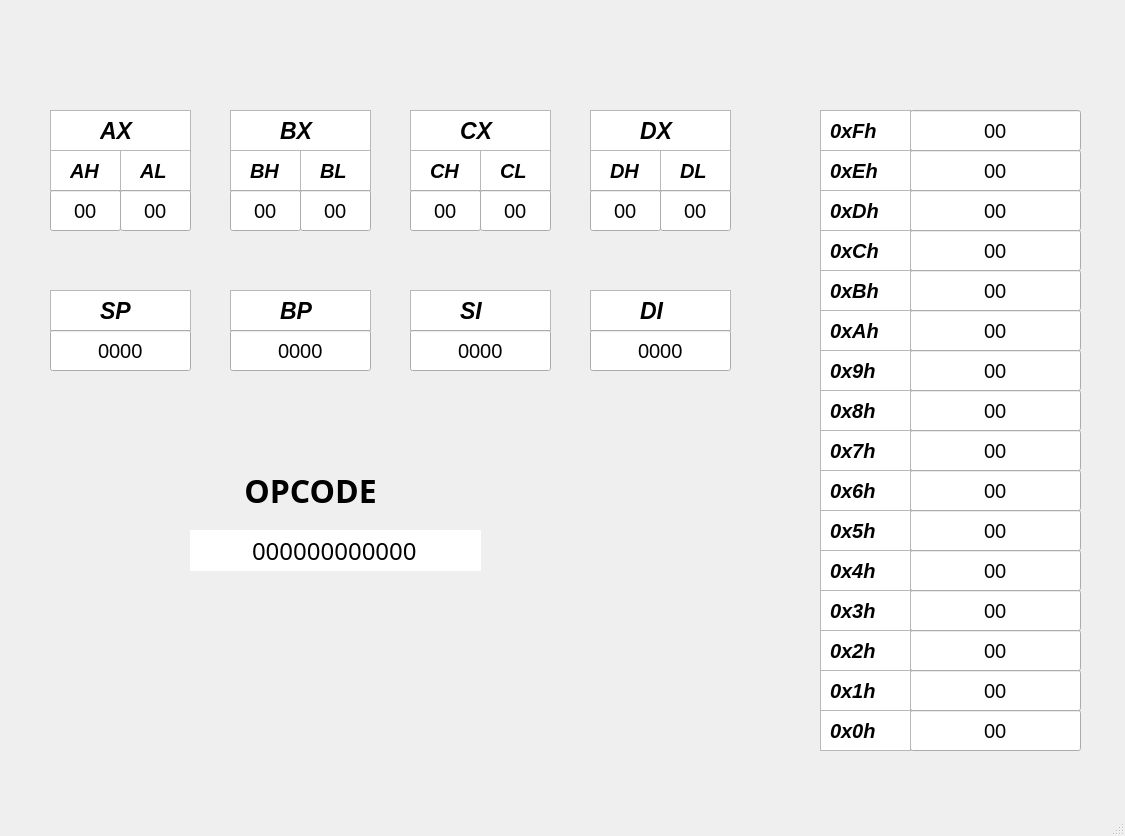
<?xml version="1.0" encoding="UTF-8"?>
<ui version="4.0">
 <class>MainWindow</class>
 <widget class="QMainWindow" name="MainWindow">
  <property name="geometry">
   <rect>
    <x>0</x>
    <y>0</y>
    <width>1125</width>
    <height>836</height>
   </rect>
  </property>
  <property name="font">
   <font>
    <italic>false</italic>
   </font>
  </property>
  <property name="windowTitle">
   <string>MainWindow</string>
  </property>
  <widget class="QWidget" name="centralwidget">
   <widget class="QGraphicsView" name="graphicsView">
    <property name="geometry">
     <rect>
      <x>50</x>
      <y>110</y>
      <width>141</width>
      <height>41</height>
     </rect>
    </property>
   </widget>
   <widget class="QLabel" name="label">
    <property name="geometry">
     <rect>
      <x>100</x>
      <y>110</y>
      <width>61</width>
      <height>41</height>
     </rect>
    </property>
    <property name="font">
     <font>
      <family>MS Sans Serif</family>
      <pointsize>17</pointsize>
      <weight>75</weight>
      <italic>true</italic>
      <bold>true</bold>
     </font>
    </property>
    <property name="text">
     <string>AX</string>
    </property>
   </widget>
   <widget class="QGraphicsView" name="graphicsView_2">
    <property name="geometry">
     <rect>
      <x>50</x>
      <y>150</y>
      <width>71</width>
      <height>41</height>
     </rect>
    </property>
    <property name="font">
     <font>
      <family>MS Sans Serif</family>
      <pointsize>15</pointsize>
      <weight>75</weight>
      <bold>true</bold>
     </font>
    </property>
    <property name="contextMenuPolicy">
     <enum>Qt::NoContextMenu</enum>
    </property>
   </widget>
   <widget class="QGraphicsView" name="graphicsView_3">
    <property name="geometry">
     <rect>
      <x>120</x>
      <y>150</y>
      <width>71</width>
      <height>41</height>
     </rect>
    </property>
   </widget>
   <widget class="QLabel" name="label_3">
    <property name="geometry">
     <rect>
      <x>70</x>
      <y>150</y>
      <width>51</width>
      <height>41</height>
     </rect>
    </property>
    <property name="font">
     <font>
      <family>MS Sans Serif</family>
      <pointsize>15</pointsize>
      <weight>75</weight>
      <italic>true</italic>
      <bold>true</bold>
     </font>
    </property>
    <property name="text">
     <string>AH</string>
    </property>
   </widget>
   <widget class="QLabel" name="label_4">
    <property name="geometry">
     <rect>
      <x>140</x>
      <y>150</y>
      <width>51</width>
      <height>41</height>
     </rect>
    </property>
    <property name="font">
     <font>
      <family>MS Sans Serif</family>
      <pointsize>15</pointsize>
      <weight>75</weight>
      <italic>true</italic>
      <bold>true</bold>
     </font>
    </property>
    <property name="text">
     <string>AL</string>
    </property>
   </widget>
   <widget class="QLineEdit" name="lineEdit">
    <property name="geometry">
     <rect>
      <x>50</x>
      <y>190</y>
      <width>71</width>
      <height>41</height>
     </rect>
    </property>
    <property name="font">
     <font>
      <family>MS Sans Serif</family>
      <pointsize>15</pointsize>
     </font>
    </property>
    <property name="cursor">
     <cursorShape>ArrowCursor</cursorShape>
    </property>
    <property name="text">
     <string>00</string>
    </property>
    <property name="alignment">
     <set>Qt::AlignCenter</set>
    </property>
    <property name="readOnly">
     <bool>true</bool>
    </property>
   </widget>
   <widget class="QLineEdit" name="lineEdit_2">
    <property name="geometry">
     <rect>
      <x>120</x>
      <y>190</y>
      <width>71</width>
      <height>41</height>
     </rect>
    </property>
    <property name="font">
     <font>
      <family>MS Sans Serif</family>
      <pointsize>15</pointsize>
     </font>
    </property>
    <property name="cursor">
     <cursorShape>ArrowCursor</cursorShape>
    </property>
    <property name="text">
     <string>00</string>
    </property>
    <property name="alignment">
     <set>Qt::AlignCenter</set>
    </property>
    <property name="readOnly">
     <bool>true</bool>
    </property>
   </widget>
   <widget class="QGraphicsView" name="graphicsView_4">
    <property name="geometry">
     <rect>
      <x>230</x>
      <y>110</y>
      <width>141</width>
      <height>41</height>
     </rect>
    </property>
   </widget>
   <widget class="QGraphicsView" name="graphicsView_5">
    <property name="geometry">
     <rect>
      <x>410</x>
      <y>110</y>
      <width>141</width>
      <height>41</height>
     </rect>
    </property>
   </widget>
   <widget class="QGraphicsView" name="graphicsView_6">
    <property name="geometry">
     <rect>
      <x>50</x>
      <y>290</y>
      <width>141</width>
      <height>41</height>
     </rect>
    </property>
   </widget>
   <widget class="QGraphicsView" name="graphicsView_7">
    <property name="geometry">
     <rect>
      <x>590</x>
      <y>110</y>
      <width>141</width>
      <height>41</height>
     </rect>
    </property>
   </widget>
   <widget class="QGraphicsView" name="graphicsView_8">
    <property name="geometry">
     <rect>
      <x>410</x>
      <y>290</y>
      <width>141</width>
      <height>41</height>
     </rect>
    </property>
   </widget>
   <widget class="QGraphicsView" name="graphicsView_9">
    <property name="geometry">
     <rect>
      <x>230</x>
      <y>290</y>
      <width>141</width>
      <height>41</height>
     </rect>
    </property>
   </widget>
   <widget class="QGraphicsView" name="graphicsView_10">
    <property name="geometry">
     <rect>
      <x>590</x>
      <y>290</y>
      <width>141</width>
      <height>41</height>
     </rect>
    </property>
   </widget>
   <widget class="QLabel" name="label_2">
    <property name="geometry">
     <rect>
      <x>280</x>
      <y>110</y>
      <width>61</width>
      <height>41</height>
     </rect>
    </property>
    <property name="font">
     <font>
      <family>MS Sans Serif</family>
      <pointsize>17</pointsize>
      <weight>75</weight>
      <italic>true</italic>
      <bold>true</bold>
     </font>
    </property>
    <property name="text">
     <string>BX</string>
    </property>
   </widget>
   <widget class="QLabel" name="label_5">
    <property name="geometry">
     <rect>
      <x>460</x>
      <y>110</y>
      <width>61</width>
      <height>41</height>
     </rect>
    </property>
    <property name="font">
     <font>
      <family>MS Sans Serif</family>
      <pointsize>17</pointsize>
      <weight>75</weight>
      <italic>true</italic>
      <bold>true</bold>
     </font>
    </property>
    <property name="text">
     <string>CX</string>
    </property>
   </widget>
   <widget class="QLabel" name="label_6">
    <property name="geometry">
     <rect>
      <x>640</x>
      <y>110</y>
      <width>61</width>
      <height>41</height>
     </rect>
    </property>
    <property name="font">
     <font>
      <family>MS Sans Serif</family>
      <pointsize>17</pointsize>
      <weight>75</weight>
      <italic>true</italic>
      <bold>true</bold>
     </font>
    </property>
    <property name="text">
     <string>DX</string>
    </property>
   </widget>
   <widget class="QLabel" name="label_7">
    <property name="geometry">
     <rect>
      <x>100</x>
      <y>290</y>
      <width>61</width>
      <height>41</height>
     </rect>
    </property>
    <property name="font">
     <font>
      <family>MS Sans Serif</family>
      <pointsize>17</pointsize>
      <weight>75</weight>
      <italic>true</italic>
      <bold>true</bold>
     </font>
    </property>
    <property name="text">
     <string>SP</string>
    </property>
   </widget>
   <widget class="QLabel" name="label_8">
    <property name="geometry">
     <rect>
      <x>280</x>
      <y>290</y>
      <width>61</width>
      <height>41</height>
     </rect>
    </property>
    <property name="font">
     <font>
      <family>MS Sans Serif</family>
      <pointsize>17</pointsize>
      <weight>75</weight>
      <italic>true</italic>
      <bold>true</bold>
     </font>
    </property>
    <property name="text">
     <string>BP</string>
    </property>
   </widget>
   <widget class="QLabel" name="label_9">
    <property name="geometry">
     <rect>
      <x>460</x>
      <y>290</y>
      <width>61</width>
      <height>41</height>
     </rect>
    </property>
    <property name="font">
     <font>
      <family>MS Sans Serif</family>
      <pointsize>17</pointsize>
      <weight>75</weight>
      <italic>true</italic>
      <bold>true</bold>
     </font>
    </property>
    <property name="text">
     <string>SI</string>
    </property>
   </widget>
   <widget class="QLabel" name="label_10">
    <property name="geometry">
     <rect>
      <x>640</x>
      <y>290</y>
      <width>61</width>
      <height>41</height>
     </rect>
    </property>
    <property name="font">
     <font>
      <family>MS Sans Serif</family>
      <pointsize>17</pointsize>
      <weight>75</weight>
      <italic>true</italic>
      <bold>true</bold>
     </font>
    </property>
    <property name="text">
     <string>DI</string>
    </property>
   </widget>
   <widget class="QGraphicsView" name="graphicsView_11">
    <property name="geometry">
     <rect>
      <x>300</x>
      <y>150</y>
      <width>71</width>
      <height>41</height>
     </rect>
    </property>
    <property name="font">
     <font>
      <family>MS Sans Serif</family>
      <pointsize>15</pointsize>
      <weight>75</weight>
      <bold>true</bold>
     </font>
    </property>
    <property name="contextMenuPolicy">
     <enum>Qt::NoContextMenu</enum>
    </property>
   </widget>
   <widget class="QGraphicsView" name="graphicsView_12">
    <property name="geometry">
     <rect>
      <x>230</x>
      <y>150</y>
      <width>71</width>
      <height>41</height>
     </rect>
    </property>
    <property name="font">
     <font>
      <family>MS Sans Serif</family>
      <pointsize>15</pointsize>
      <weight>75</weight>
      <italic>true</italic>
      <bold>true</bold>
     </font>
    </property>
    <property name="contextMenuPolicy">
     <enum>Qt::NoContextMenu</enum>
    </property>
   </widget>
   <widget class="QGraphicsView" name="graphicsView_13">
    <property name="geometry">
     <rect>
      <x>410</x>
      <y>150</y>
      <width>71</width>
      <height>41</height>
     </rect>
    </property>
    <property name="font">
     <font>
      <family>MS Sans Serif</family>
      <pointsize>15</pointsize>
      <weight>75</weight>
      <bold>true</bold>
     </font>
    </property>
    <property name="contextMenuPolicy">
     <enum>Qt::NoContextMenu</enum>
    </property>
   </widget>
   <widget class="QGraphicsView" name="graphicsView_14">
    <property name="geometry">
     <rect>
      <x>480</x>
      <y>150</y>
      <width>71</width>
      <height>41</height>
     </rect>
    </property>
    <property name="font">
     <font>
      <family>MS Sans Serif</family>
      <pointsize>15</pointsize>
      <weight>75</weight>
      <bold>true</bold>
     </font>
    </property>
    <property name="contextMenuPolicy">
     <enum>Qt::NoContextMenu</enum>
    </property>
   </widget>
   <widget class="QGraphicsView" name="graphicsView_15">
    <property name="geometry">
     <rect>
      <x>590</x>
      <y>150</y>
      <width>71</width>
      <height>41</height>
     </rect>
    </property>
    <property name="font">
     <font>
      <family>MS Sans Serif</family>
      <pointsize>15</pointsize>
      <weight>75</weight>
      <bold>true</bold>
     </font>
    </property>
    <property name="contextMenuPolicy">
     <enum>Qt::NoContextMenu</enum>
    </property>
   </widget>
   <widget class="QGraphicsView" name="graphicsView_16">
    <property name="geometry">
     <rect>
      <x>660</x>
      <y>150</y>
      <width>71</width>
      <height>41</height>
     </rect>
    </property>
    <property name="font">
     <font>
      <family>MS Sans Serif</family>
      <pointsize>15</pointsize>
      <weight>75</weight>
      <bold>true</bold>
     </font>
    </property>
    <property name="contextMenuPolicy">
     <enum>Qt::NoContextMenu</enum>
    </property>
   </widget>
   <widget class="QLabel" name="label_11">
    <property name="geometry">
     <rect>
      <x>250</x>
      <y>150</y>
      <width>51</width>
      <height>41</height>
     </rect>
    </property>
    <property name="font">
     <font>
      <family>MS Sans Serif</family>
      <pointsize>15</pointsize>
      <weight>75</weight>
      <italic>true</italic>
      <bold>true</bold>
     </font>
    </property>
    <property name="text">
     <string>BH</string>
    </property>
   </widget>
   <widget class="QLabel" name="label_12">
    <property name="geometry">
     <rect>
      <x>320</x>
      <y>150</y>
      <width>51</width>
      <height>41</height>
     </rect>
    </property>
    <property name="font">
     <font>
      <family>MS Sans Serif</family>
      <pointsize>15</pointsize>
      <weight>75</weight>
      <italic>true</italic>
      <bold>true</bold>
     </font>
    </property>
    <property name="text">
     <string>BL</string>
    </property>
   </widget>
   <widget class="QLabel" name="label_13">
    <property name="geometry">
     <rect>
      <x>430</x>
      <y>150</y>
      <width>51</width>
      <height>41</height>
     </rect>
    </property>
    <property name="font">
     <font>
      <family>MS Sans Serif</family>
      <pointsize>15</pointsize>
      <weight>75</weight>
      <italic>true</italic>
      <bold>true</bold>
     </font>
    </property>
    <property name="text">
     <string>CH</string>
    </property>
   </widget>
   <widget class="QLabel" name="label_14">
    <property name="geometry">
     <rect>
      <x>500</x>
      <y>150</y>
      <width>51</width>
      <height>41</height>
     </rect>
    </property>
    <property name="font">
     <font>
      <family>MS Sans Serif</family>
      <pointsize>15</pointsize>
      <weight>75</weight>
      <italic>true</italic>
      <bold>true</bold>
     </font>
    </property>
    <property name="text">
     <string>CL</string>
    </property>
   </widget>
   <widget class="QLabel" name="label_15">
    <property name="geometry">
     <rect>
      <x>610</x>
      <y>150</y>
      <width>51</width>
      <height>41</height>
     </rect>
    </property>
    <property name="font">
     <font>
      <family>MS Sans Serif</family>
      <pointsize>15</pointsize>
      <weight>75</weight>
      <italic>true</italic>
      <bold>true</bold>
     </font>
    </property>
    <property name="text">
     <string>DH</string>
    </property>
   </widget>
   <widget class="QLabel" name="label_16">
    <property name="geometry">
     <rect>
      <x>680</x>
      <y>150</y>
      <width>51</width>
      <height>41</height>
     </rect>
    </property>
    <property name="font">
     <font>
      <family>MS Sans Serif</family>
      <pointsize>15</pointsize>
      <weight>75</weight>
      <italic>true</italic>
      <bold>true</bold>
     </font>
    </property>
    <property name="text">
     <string>DL</string>
    </property>
   </widget>
   <widget class="QLineEdit" name="lineEdit_3">
    <property name="geometry">
     <rect>
      <x>230</x>
      <y>190</y>
      <width>71</width>
      <height>41</height>
     </rect>
    </property>
    <property name="font">
     <font>
      <family>MS Sans Serif</family>
      <pointsize>15</pointsize>
     </font>
    </property>
    <property name="cursor">
     <cursorShape>ArrowCursor</cursorShape>
    </property>
    <property name="text">
     <string>00</string>
    </property>
    <property name="alignment">
     <set>Qt::AlignCenter</set>
    </property>
    <property name="readOnly">
     <bool>true</bool>
    </property>
   </widget>
   <widget class="QLineEdit" name="lineEdit_4">
    <property name="geometry">
     <rect>
      <x>300</x>
      <y>190</y>
      <width>71</width>
      <height>41</height>
     </rect>
    </property>
    <property name="font">
     <font>
      <family>MS Sans Serif</family>
      <pointsize>15</pointsize>
     </font>
    </property>
    <property name="cursor">
     <cursorShape>ArrowCursor</cursorShape>
    </property>
    <property name="text">
     <string>00</string>
    </property>
    <property name="alignment">
     <set>Qt::AlignCenter</set>
    </property>
    <property name="readOnly">
     <bool>true</bool>
    </property>
   </widget>
   <widget class="QLineEdit" name="lineEdit_5">
    <property name="geometry">
     <rect>
      <x>410</x>
      <y>190</y>
      <width>71</width>
      <height>41</height>
     </rect>
    </property>
    <property name="font">
     <font>
      <family>MS Sans Serif</family>
      <pointsize>15</pointsize>
     </font>
    </property>
    <property name="cursor">
     <cursorShape>ArrowCursor</cursorShape>
    </property>
    <property name="text">
     <string>00</string>
    </property>
    <property name="alignment">
     <set>Qt::AlignCenter</set>
    </property>
    <property name="readOnly">
     <bool>true</bool>
    </property>
   </widget>
   <widget class="QLineEdit" name="lineEdit_6">
    <property name="geometry">
     <rect>
      <x>480</x>
      <y>190</y>
      <width>71</width>
      <height>41</height>
     </rect>
    </property>
    <property name="font">
     <font>
      <family>MS Sans Serif</family>
      <pointsize>15</pointsize>
     </font>
    </property>
    <property name="cursor">
     <cursorShape>ArrowCursor</cursorShape>
    </property>
    <property name="text">
     <string>00</string>
    </property>
    <property name="alignment">
     <set>Qt::AlignCenter</set>
    </property>
    <property name="readOnly">
     <bool>true</bool>
    </property>
   </widget>
   <widget class="QLineEdit" name="lineEdit_7">
    <property name="geometry">
     <rect>
      <x>590</x>
      <y>190</y>
      <width>71</width>
      <height>41</height>
     </rect>
    </property>
    <property name="font">
     <font>
      <family>MS Sans Serif</family>
      <pointsize>15</pointsize>
     </font>
    </property>
    <property name="cursor">
     <cursorShape>ArrowCursor</cursorShape>
    </property>
    <property name="text">
     <string>00</string>
    </property>
    <property name="alignment">
     <set>Qt::AlignCenter</set>
    </property>
    <property name="readOnly">
     <bool>true</bool>
    </property>
   </widget>
   <widget class="QLineEdit" name="lineEdit_8">
    <property name="geometry">
     <rect>
      <x>660</x>
      <y>190</y>
      <width>71</width>
      <height>41</height>
     </rect>
    </property>
    <property name="font">
     <font>
      <family>MS Sans Serif</family>
      <pointsize>15</pointsize>
     </font>
    </property>
    <property name="cursor">
     <cursorShape>ArrowCursor</cursorShape>
    </property>
    <property name="text">
     <string>00</string>
    </property>
    <property name="alignment">
     <set>Qt::AlignCenter</set>
    </property>
    <property name="readOnly">
     <bool>true</bool>
    </property>
   </widget>
   <widget class="QLineEdit" name="lineEdit_9">
    <property name="geometry">
     <rect>
      <x>50</x>
      <y>330</y>
      <width>141</width>
      <height>41</height>
     </rect>
    </property>
    <property name="font">
     <font>
      <family>MS Sans Serif</family>
      <pointsize>15</pointsize>
     </font>
    </property>
    <property name="cursor">
     <cursorShape>ArrowCursor</cursorShape>
    </property>
    <property name="text">
     <string>0000</string>
    </property>
    <property name="alignment">
     <set>Qt::AlignCenter</set>
    </property>
    <property name="readOnly">
     <bool>true</bool>
    </property>
   </widget>
   <widget class="QLineEdit" name="lineEdit_10">
    <property name="geometry">
     <rect>
      <x>230</x>
      <y>330</y>
      <width>141</width>
      <height>41</height>
     </rect>
    </property>
    <property name="font">
     <font>
      <family>MS Sans Serif</family>
      <pointsize>15</pointsize>
     </font>
    </property>
    <property name="cursor">
     <cursorShape>ArrowCursor</cursorShape>
    </property>
    <property name="text">
     <string>0000</string>
    </property>
    <property name="alignment">
     <set>Qt::AlignCenter</set>
    </property>
    <property name="readOnly">
     <bool>true</bool>
    </property>
   </widget>
   <widget class="QLineEdit" name="lineEdit_11">
    <property name="geometry">
     <rect>
      <x>410</x>
      <y>330</y>
      <width>141</width>
      <height>41</height>
     </rect>
    </property>
    <property name="font">
     <font>
      <family>MS Sans Serif</family>
      <pointsize>15</pointsize>
     </font>
    </property>
    <property name="cursor">
     <cursorShape>ArrowCursor</cursorShape>
    </property>
    <property name="text">
     <string>0000</string>
    </property>
    <property name="alignment">
     <set>Qt::AlignCenter</set>
    </property>
    <property name="readOnly">
     <bool>true</bool>
    </property>
   </widget>
   <widget class="QLineEdit" name="lineEdit_12">
    <property name="geometry">
     <rect>
      <x>590</x>
      <y>330</y>
      <width>141</width>
      <height>41</height>
     </rect>
    </property>
    <property name="font">
     <font>
      <family>MS Sans Serif</family>
      <pointsize>15</pointsize>
     </font>
    </property>
    <property name="cursor">
     <cursorShape>ArrowCursor</cursorShape>
    </property>
    <property name="text">
     <string>0000</string>
    </property>
    <property name="alignment">
     <set>Qt::AlignCenter</set>
    </property>
    <property name="readOnly">
     <bool>true</bool>
    </property>
   </widget>
   <widget class="QLineEdit" name="lineEdit_13">
    <property name="geometry">
     <rect>
      <x>910</x>
      <y>110</y>
      <width>171</width>
      <height>41</height>
     </rect>
    </property>
    <property name="font">
     <font>
      <family>MS Sans Serif</family>
      <pointsize>15</pointsize>
     </font>
    </property>
    <property name="cursor">
     <cursorShape>ArrowCursor</cursorShape>
    </property>
    <property name="text">
     <string>00</string>
    </property>
    <property name="alignment">
     <set>Qt::AlignCenter</set>
    </property>
    <property name="readOnly">
     <bool>true</bool>
    </property>
   </widget>
   <widget class="QLineEdit" name="lineEdit_14">
    <property name="geometry">
     <rect>
      <x>910</x>
      <y>190</y>
      <width>171</width>
      <height>41</height>
     </rect>
    </property>
    <property name="font">
     <font>
      <family>MS Sans Serif</family>
      <pointsize>15</pointsize>
     </font>
    </property>
    <property name="cursor">
     <cursorShape>ArrowCursor</cursorShape>
    </property>
    <property name="text">
     <string>00</string>
    </property>
    <property name="alignment">
     <set>Qt::AlignCenter</set>
    </property>
    <property name="readOnly">
     <bool>true</bool>
    </property>
   </widget>
   <widget class="QLineEdit" name="lineEdit_15">
    <property name="geometry">
     <rect>
      <x>910</x>
      <y>150</y>
      <width>171</width>
      <height>41</height>
     </rect>
    </property>
    <property name="font">
     <font>
      <family>MS Sans Serif</family>
      <pointsize>15</pointsize>
     </font>
    </property>
    <property name="cursor">
     <cursorShape>ArrowCursor</cursorShape>
    </property>
    <property name="text">
     <string>00</string>
    </property>
    <property name="alignment">
     <set>Qt::AlignCenter</set>
    </property>
    <property name="readOnly">
     <bool>true</bool>
    </property>
   </widget>
   <widget class="QLineEdit" name="lineEdit_16">
    <property name="geometry">
     <rect>
      <x>910</x>
      <y>310</y>
      <width>171</width>
      <height>41</height>
     </rect>
    </property>
    <property name="font">
     <font>
      <family>MS Sans Serif</family>
      <pointsize>15</pointsize>
     </font>
    </property>
    <property name="cursor">
     <cursorShape>ArrowCursor</cursorShape>
    </property>
    <property name="text">
     <string>00</string>
    </property>
    <property name="alignment">
     <set>Qt::AlignCenter</set>
    </property>
    <property name="readOnly">
     <bool>true</bool>
    </property>
   </widget>
   <widget class="QLineEdit" name="lineEdit_17">
    <property name="geometry">
     <rect>
      <x>910</x>
      <y>230</y>
      <width>171</width>
      <height>41</height>
     </rect>
    </property>
    <property name="font">
     <font>
      <family>MS Sans Serif</family>
      <pointsize>15</pointsize>
     </font>
    </property>
    <property name="cursor">
     <cursorShape>ArrowCursor</cursorShape>
    </property>
    <property name="text">
     <string>00</string>
    </property>
    <property name="alignment">
     <set>Qt::AlignCenter</set>
    </property>
    <property name="readOnly">
     <bool>true</bool>
    </property>
   </widget>
   <widget class="QLineEdit" name="lineEdit_18">
    <property name="geometry">
     <rect>
      <x>910</x>
      <y>270</y>
      <width>171</width>
      <height>41</height>
     </rect>
    </property>
    <property name="font">
     <font>
      <family>MS Sans Serif</family>
      <pointsize>15</pointsize>
     </font>
    </property>
    <property name="cursor">
     <cursorShape>ArrowCursor</cursorShape>
    </property>
    <property name="text">
     <string>00</string>
    </property>
    <property name="alignment">
     <set>Qt::AlignCenter</set>
    </property>
    <property name="readOnly">
     <bool>true</bool>
    </property>
   </widget>
   <widget class="QLineEdit" name="lineEdit_19">
    <property name="geometry">
     <rect>
      <x>910</x>
      <y>430</y>
      <width>171</width>
      <height>41</height>
     </rect>
    </property>
    <property name="font">
     <font>
      <family>MS Sans Serif</family>
      <pointsize>15</pointsize>
     </font>
    </property>
    <property name="cursor">
     <cursorShape>ArrowCursor</cursorShape>
    </property>
    <property name="text">
     <string>00</string>
    </property>
    <property name="alignment">
     <set>Qt::AlignCenter</set>
    </property>
    <property name="readOnly">
     <bool>true</bool>
    </property>
   </widget>
   <widget class="QLineEdit" name="lineEdit_20">
    <property name="geometry">
     <rect>
      <x>910</x>
      <y>550</y>
      <width>171</width>
      <height>41</height>
     </rect>
    </property>
    <property name="font">
     <font>
      <family>MS Sans Serif</family>
      <pointsize>15</pointsize>
     </font>
    </property>
    <property name="cursor">
     <cursorShape>ArrowCursor</cursorShape>
    </property>
    <property name="text">
     <string>00</string>
    </property>
    <property name="alignment">
     <set>Qt::AlignCenter</set>
    </property>
    <property name="readOnly">
     <bool>true</bool>
    </property>
   </widget>
   <widget class="QLineEdit" name="lineEdit_21">
    <property name="geometry">
     <rect>
      <x>910</x>
      <y>470</y>
      <width>171</width>
      <height>41</height>
     </rect>
    </property>
    <property name="font">
     <font>
      <family>MS Sans Serif</family>
      <pointsize>15</pointsize>
     </font>
    </property>
    <property name="cursor">
     <cursorShape>ArrowCursor</cursorShape>
    </property>
    <property name="text">
     <string>00</string>
    </property>
    <property name="alignment">
     <set>Qt::AlignCenter</set>
    </property>
    <property name="readOnly">
     <bool>true</bool>
    </property>
   </widget>
   <widget class="QLineEdit" name="lineEdit_22">
    <property name="geometry">
     <rect>
      <x>910</x>
      <y>350</y>
      <width>171</width>
      <height>41</height>
     </rect>
    </property>
    <property name="font">
     <font>
      <family>MS Sans Serif</family>
      <pointsize>15</pointsize>
     </font>
    </property>
    <property name="cursor">
     <cursorShape>ArrowCursor</cursorShape>
    </property>
    <property name="text">
     <string>00</string>
    </property>
    <property name="alignment">
     <set>Qt::AlignCenter</set>
    </property>
    <property name="readOnly">
     <bool>true</bool>
    </property>
   </widget>
   <widget class="QLineEdit" name="lineEdit_23">
    <property name="geometry">
     <rect>
      <x>910</x>
      <y>390</y>
      <width>171</width>
      <height>41</height>
     </rect>
    </property>
    <property name="font">
     <font>
      <family>MS Sans Serif</family>
      <pointsize>15</pointsize>
     </font>
    </property>
    <property name="cursor">
     <cursorShape>ArrowCursor</cursorShape>
    </property>
    <property name="text">
     <string>00</string>
    </property>
    <property name="alignment">
     <set>Qt::AlignCenter</set>
    </property>
    <property name="readOnly">
     <bool>true</bool>
    </property>
   </widget>
   <widget class="QLineEdit" name="lineEdit_24">
    <property name="geometry">
     <rect>
      <x>910</x>
      <y>510</y>
      <width>171</width>
      <height>41</height>
     </rect>
    </property>
    <property name="font">
     <font>
      <family>MS Sans Serif</family>
      <pointsize>15</pointsize>
     </font>
    </property>
    <property name="cursor">
     <cursorShape>ArrowCursor</cursorShape>
    </property>
    <property name="text">
     <string>00</string>
    </property>
    <property name="alignment">
     <set>Qt::AlignCenter</set>
    </property>
    <property name="readOnly">
     <bool>true</bool>
    </property>
   </widget>
   <widget class="QLineEdit" name="lineEdit_25">
    <property name="geometry">
     <rect>
      <x>910</x>
      <y>670</y>
      <width>171</width>
      <height>41</height>
     </rect>
    </property>
    <property name="font">
     <font>
      <family>MS Sans Serif</family>
      <pointsize>15</pointsize>
     </font>
    </property>
    <property name="cursor">
     <cursorShape>ArrowCursor</cursorShape>
    </property>
    <property name="text">
     <string>00</string>
    </property>
    <property name="alignment">
     <set>Qt::AlignCenter</set>
    </property>
    <property name="readOnly">
     <bool>true</bool>
    </property>
   </widget>
   <widget class="QLineEdit" name="lineEdit_26">
    <property name="geometry">
     <rect>
      <x>910</x>
      <y>590</y>
      <width>171</width>
      <height>41</height>
     </rect>
    </property>
    <property name="font">
     <font>
      <family>MS Sans Serif</family>
      <pointsize>15</pointsize>
     </font>
    </property>
    <property name="cursor">
     <cursorShape>ArrowCursor</cursorShape>
    </property>
    <property name="text">
     <string>00</string>
    </property>
    <property name="alignment">
     <set>Qt::AlignCenter</set>
    </property>
    <property name="readOnly">
     <bool>true</bool>
    </property>
   </widget>
   <widget class="QLineEdit" name="lineEdit_27">
    <property name="geometry">
     <rect>
      <x>910</x>
      <y>630</y>
      <width>171</width>
      <height>41</height>
     </rect>
    </property>
    <property name="font">
     <font>
      <family>MS Sans Serif</family>
      <pointsize>15</pointsize>
     </font>
    </property>
    <property name="cursor">
     <cursorShape>ArrowCursor</cursorShape>
    </property>
    <property name="text">
     <string>00</string>
    </property>
    <property name="alignment">
     <set>Qt::AlignCenter</set>
    </property>
    <property name="readOnly">
     <bool>true</bool>
    </property>
   </widget>
   <widget class="QLineEdit" name="lineEdit_28">
    <property name="geometry">
     <rect>
      <x>910</x>
      <y>710</y>
      <width>171</width>
      <height>41</height>
     </rect>
    </property>
    <property name="font">
     <font>
      <family>MS Sans Serif</family>
      <pointsize>15</pointsize>
     </font>
    </property>
    <property name="cursor">
     <cursorShape>ArrowCursor</cursorShape>
    </property>
    <property name="text">
     <string>00</string>
    </property>
    <property name="alignment">
     <set>Qt::AlignCenter</set>
    </property>
    <property name="readOnly">
     <bool>true</bool>
    </property>
   </widget>
   <widget class="QGraphicsView" name="graphicsView_17">
    <property name="geometry">
     <rect>
      <x>820</x>
      <y>110</y>
      <width>91</width>
      <height>41</height>
     </rect>
    </property>
   </widget>
   <widget class="QGraphicsView" name="graphicsView_18">
    <property name="geometry">
     <rect>
      <x>820</x>
      <y>150</y>
      <width>91</width>
      <height>41</height>
     </rect>
    </property>
   </widget>
   <widget class="QGraphicsView" name="graphicsView_19">
    <property name="geometry">
     <rect>
      <x>820</x>
      <y>230</y>
      <width>91</width>
      <height>41</height>
     </rect>
    </property>
   </widget>
   <widget class="QGraphicsView" name="graphicsView_20">
    <property name="geometry">
     <rect>
      <x>820</x>
      <y>190</y>
      <width>91</width>
      <height>41</height>
     </rect>
    </property>
   </widget>
   <widget class="QGraphicsView" name="graphicsView_21">
    <property name="geometry">
     <rect>
      <x>820</x>
      <y>310</y>
      <width>91</width>
      <height>41</height>
     </rect>
    </property>
   </widget>
   <widget class="QGraphicsView" name="graphicsView_22">
    <property name="geometry">
     <rect>
      <x>820</x>
      <y>270</y>
      <width>91</width>
      <height>41</height>
     </rect>
    </property>
   </widget>
   <widget class="QGraphicsView" name="graphicsView_23">
    <property name="geometry">
     <rect>
      <x>820</x>
      <y>390</y>
      <width>91</width>
      <height>41</height>
     </rect>
    </property>
   </widget>
   <widget class="QGraphicsView" name="graphicsView_24">
    <property name="geometry">
     <rect>
      <x>820</x>
      <y>350</y>
      <width>91</width>
      <height>41</height>
     </rect>
    </property>
   </widget>
   <widget class="QGraphicsView" name="graphicsView_25">
    <property name="geometry">
     <rect>
      <x>820</x>
      <y>470</y>
      <width>91</width>
      <height>41</height>
     </rect>
    </property>
   </widget>
   <widget class="QGraphicsView" name="graphicsView_26">
    <property name="geometry">
     <rect>
      <x>820</x>
      <y>430</y>
      <width>91</width>
      <height>41</height>
     </rect>
    </property>
   </widget>
   <widget class="QGraphicsView" name="graphicsView_27">
    <property name="geometry">
     <rect>
      <x>820</x>
      <y>550</y>
      <width>91</width>
      <height>41</height>
     </rect>
    </property>
   </widget>
   <widget class="QGraphicsView" name="graphicsView_28">
    <property name="geometry">
     <rect>
      <x>820</x>
      <y>590</y>
      <width>91</width>
      <height>41</height>
     </rect>
    </property>
   </widget>
   <widget class="QGraphicsView" name="graphicsView_29">
    <property name="geometry">
     <rect>
      <x>820</x>
      <y>670</y>
      <width>91</width>
      <height>41</height>
     </rect>
    </property>
   </widget>
   <widget class="QGraphicsView" name="graphicsView_30">
    <property name="geometry">
     <rect>
      <x>820</x>
      <y>510</y>
      <width>91</width>
      <height>41</height>
     </rect>
    </property>
   </widget>
   <widget class="QGraphicsView" name="graphicsView_31">
    <property name="geometry">
     <rect>
      <x>820</x>
      <y>630</y>
      <width>91</width>
      <height>41</height>
     </rect>
    </property>
   </widget>
   <widget class="QGraphicsView" name="graphicsView_32">
    <property name="geometry">
     <rect>
      <x>820</x>
      <y>710</y>
      <width>91</width>
      <height>41</height>
     </rect>
    </property>
   </widget>
   <widget class="QLabel" name="label_17">
    <property name="geometry">
     <rect>
      <x>830</x>
      <y>110</y>
      <width>61</width>
      <height>41</height>
     </rect>
    </property>
    <property name="font">
     <font>
      <family>MS Sans Serif</family>
      <pointsize>15</pointsize>
      <weight>75</weight>
      <italic>true</italic>
      <bold>true</bold>
     </font>
    </property>
    <property name="text">
     <string>0xFh</string>
    </property>
   </widget>
   <widget class="QLabel" name="label_18">
    <property name="geometry">
     <rect>
      <x>830</x>
      <y>150</y>
      <width>61</width>
      <height>41</height>
     </rect>
    </property>
    <property name="font">
     <font>
      <family>MS Sans Serif</family>
      <pointsize>15</pointsize>
      <weight>75</weight>
      <italic>true</italic>
      <bold>true</bold>
     </font>
    </property>
    <property name="text">
     <string>0xEh</string>
    </property>
   </widget>
   <widget class="QLabel" name="label_19">
    <property name="geometry">
     <rect>
      <x>830</x>
      <y>190</y>
      <width>61</width>
      <height>41</height>
     </rect>
    </property>
    <property name="font">
     <font>
      <family>MS Sans Serif</family>
      <pointsize>15</pointsize>
      <weight>75</weight>
      <italic>true</italic>
      <bold>true</bold>
     </font>
    </property>
    <property name="text">
     <string>0xDh</string>
    </property>
   </widget>
   <widget class="QLabel" name="label_20">
    <property name="geometry">
     <rect>
      <x>830</x>
      <y>710</y>
      <width>61</width>
      <height>41</height>
     </rect>
    </property>
    <property name="font">
     <font>
      <family>MS Sans Serif</family>
      <pointsize>15</pointsize>
      <weight>75</weight>
      <italic>true</italic>
      <bold>true</bold>
     </font>
    </property>
    <property name="text">
     <string>0x0h</string>
    </property>
   </widget>
   <widget class="QLabel" name="label_21">
    <property name="geometry">
     <rect>
      <x>830</x>
      <y>670</y>
      <width>61</width>
      <height>41</height>
     </rect>
    </property>
    <property name="font">
     <font>
      <family>MS Sans Serif</family>
      <pointsize>15</pointsize>
      <weight>75</weight>
      <italic>true</italic>
      <bold>true</bold>
     </font>
    </property>
    <property name="text">
     <string>0x1h</string>
    </property>
   </widget>
   <widget class="QLabel" name="label_22">
    <property name="geometry">
     <rect>
      <x>830</x>
      <y>590</y>
      <width>61</width>
      <height>41</height>
     </rect>
    </property>
    <property name="font">
     <font>
      <family>MS Sans Serif</family>
      <pointsize>15</pointsize>
      <weight>75</weight>
      <italic>true</italic>
      <bold>true</bold>
     </font>
    </property>
    <property name="text">
     <string>0x3h</string>
    </property>
   </widget>
   <widget class="QLabel" name="label_23">
    <property name="geometry">
     <rect>
      <x>830</x>
      <y>630</y>
      <width>61</width>
      <height>41</height>
     </rect>
    </property>
    <property name="font">
     <font>
      <family>MS Sans Serif</family>
      <pointsize>15</pointsize>
      <weight>75</weight>
      <italic>true</italic>
      <bold>true</bold>
     </font>
    </property>
    <property name="text">
     <string>0x2h</string>
    </property>
   </widget>
   <widget class="QLabel" name="label_24">
    <property name="geometry">
     <rect>
      <x>830</x>
      <y>230</y>
      <width>61</width>
      <height>41</height>
     </rect>
    </property>
    <property name="font">
     <font>
      <family>MS Sans Serif</family>
      <pointsize>15</pointsize>
      <weight>75</weight>
      <italic>true</italic>
      <bold>true</bold>
     </font>
    </property>
    <property name="text">
     <string>0xCh</string>
    </property>
   </widget>
   <widget class="QLabel" name="label_25">
    <property name="geometry">
     <rect>
      <x>830</x>
      <y>350</y>
      <width>61</width>
      <height>41</height>
     </rect>
    </property>
    <property name="font">
     <font>
      <family>MS Sans Serif</family>
      <pointsize>15</pointsize>
      <weight>75</weight>
      <italic>true</italic>
      <bold>true</bold>
     </font>
    </property>
    <property name="text">
     <string>0x9h</string>
    </property>
   </widget>
   <widget class="QLabel" name="label_26">
    <property name="geometry">
     <rect>
      <x>830</x>
      <y>310</y>
      <width>61</width>
      <height>41</height>
     </rect>
    </property>
    <property name="font">
     <font>
      <family>MS Sans Serif</family>
      <pointsize>15</pointsize>
      <weight>75</weight>
      <italic>true</italic>
      <bold>true</bold>
     </font>
    </property>
    <property name="text">
     <string>0xAh</string>
    </property>
   </widget>
   <widget class="QLabel" name="label_27">
    <property name="geometry">
     <rect>
      <x>830</x>
      <y>270</y>
      <width>61</width>
      <height>41</height>
     </rect>
    </property>
    <property name="font">
     <font>
      <family>MS Sans Serif</family>
      <pointsize>15</pointsize>
      <weight>75</weight>
      <italic>true</italic>
      <bold>true</bold>
     </font>
    </property>
    <property name="text">
     <string>0xBh</string>
    </property>
   </widget>
   <widget class="QLabel" name="label_28">
    <property name="geometry">
     <rect>
      <x>830</x>
      <y>550</y>
      <width>61</width>
      <height>41</height>
     </rect>
    </property>
    <property name="font">
     <font>
      <family>MS Sans Serif</family>
      <pointsize>15</pointsize>
      <weight>75</weight>
      <italic>true</italic>
      <bold>true</bold>
     </font>
    </property>
    <property name="text">
     <string>0x4h</string>
    </property>
   </widget>
   <widget class="QLabel" name="label_29">
    <property name="geometry">
     <rect>
      <x>830</x>
      <y>510</y>
      <width>61</width>
      <height>41</height>
     </rect>
    </property>
    <property name="font">
     <font>
      <family>MS Sans Serif</family>
      <pointsize>15</pointsize>
      <weight>75</weight>
      <italic>true</italic>
      <bold>true</bold>
     </font>
    </property>
    <property name="text">
     <string>0x5h</string>
    </property>
   </widget>
   <widget class="QLabel" name="label_30">
    <property name="geometry">
     <rect>
      <x>830</x>
      <y>470</y>
      <width>61</width>
      <height>41</height>
     </rect>
    </property>
    <property name="font">
     <font>
      <family>MS Sans Serif</family>
      <pointsize>15</pointsize>
      <weight>75</weight>
      <italic>true</italic>
      <bold>true</bold>
     </font>
    </property>
    <property name="text">
     <string>0x6h</string>
    </property>
   </widget>
   <widget class="QLabel" name="label_31">
    <property name="geometry">
     <rect>
      <x>830</x>
      <y>430</y>
      <width>61</width>
      <height>41</height>
     </rect>
    </property>
    <property name="font">
     <font>
      <family>MS Sans Serif</family>
      <pointsize>15</pointsize>
      <weight>75</weight>
      <italic>true</italic>
      <bold>true</bold>
     </font>
    </property>
    <property name="text">
     <string>0x7h</string>
    </property>
   </widget>
   <widget class="QLabel" name="label_32">
    <property name="geometry">
     <rect>
      <x>830</x>
      <y>390</y>
      <width>61</width>
      <height>41</height>
     </rect>
    </property>
    <property name="font">
     <font>
      <family>MS Sans Serif</family>
      <pointsize>15</pointsize>
      <weight>75</weight>
      <italic>true</italic>
      <bold>true</bold>
     </font>
    </property>
    <property name="text">
     <string>0x8h</string>
    </property>
   </widget>
   <widget class="QLabel" name="label_33">
    <property name="geometry">
     <rect>
      <x>180</x>
      <y>460</y>
      <width>261</width>
      <height>61</height>
     </rect>
    </property>
    <property name="font">
     <font>
      <family>Malgun Gothic</family>
      <pointsize>24</pointsize>
      <weight>75</weight>
      <italic>false</italic>
      <bold>true</bold>
     </font>
    </property>
    <property name="text">
     <string>OPCODE</string>
    </property>
    <property name="alignment">
     <set>Qt::AlignCenter</set>
    </property>
    <property name="wordWrap">
     <bool>false</bool>
    </property>
   </widget>
   <widget class="QLineEdit" name="lineEdit_29">
    <property name="geometry">
     <rect>
      <x>190</x>
      <y>530</y>
      <width>291</width>
      <height>41</height>
     </rect>
    </property>
    <property name="font">
     <font>
      <family>Bahnschrift Light</family>
      <pointsize>18</pointsize>
     </font>
    </property>
    <property name="cursor">
     <cursorShape>ArrowCursor</cursorShape>
    </property>
    <property name="text">
     <string>000000000000</string>
    </property>
    <property name="frame">
     <bool>false</bool>
    </property>
    <property name="alignment">
     <set>Qt::AlignCenter</set>
    </property>
    <property name="readOnly">
     <bool>true</bool>
    </property>
   </widget>
  </widget>
  <widget class="QMenuBar" name="menubar">
   <property name="geometry">
    <rect>
     <x>0</x>
     <y>0</y>
     <width>1125</width>
     <height>26</height>
    </rect>
   </property>
   <property name="font">
    <font>
     <weight>75</weight>
     <italic>false</italic>
     <bold>true</bold>
    </font>
   </property>
  </widget>
  <widget class="QStatusBar" name="statusBar"/>
 </widget>
 <resources/>
 <connections/>
</ui>
